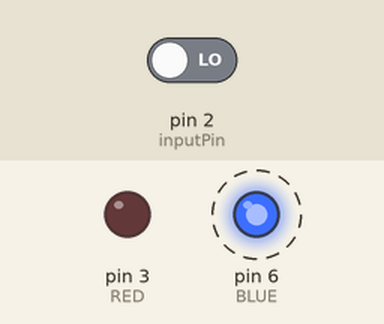
A sketch run on a simulated Arduino Uno, built with avr-gcc and run on an emulated ATmega328P. Shown: output pins drawn as LEDs (lit = HIGH). Dashed ring = blinking. The inputs (shaded band) are chosen by the test bench; at power-on: pin 2 (inputPin) LOW. What the sketch prints to the serial monitor is not drawn.

Above: at 3.8 s.
3.9 s: pin 2 (inputPin) driven HIGH
At 5.7 s:
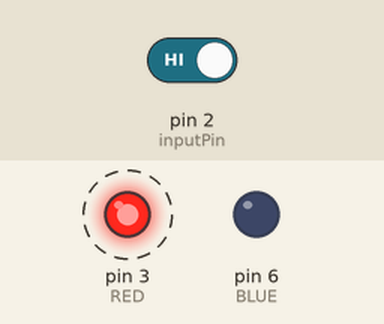
8.9 s: pin 2 (inputPin) driven LOW
At 9.4 s:
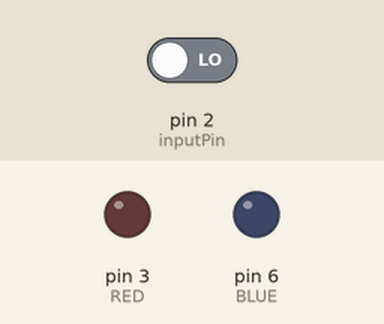
Timing chart, 0 to 19.9 s (numbered marks = the images above; inputs shaded):
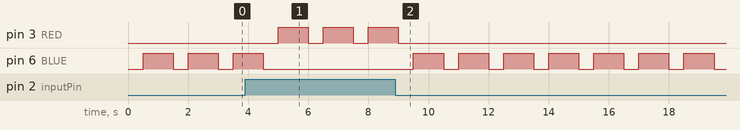

Measured:
- after the input at 3.9 s, pin 3 (RED): alternates HIGH for 1.0 s and LOW for 0.50 s, starting after 1.1 s; pin 6 (BLUE): goes on until 4.5 s, then stays LOW
- after the input at 8.9 s, pin 3 (RED): goes on until 9.0 s, then stays LOW; pin 6 (BLUE): alternates HIGH for 1.0 s and LOW for 0.50 s, starting after 0.60 s
- by itself, pin 6 (BLUE): alternates HIGH for 1.0 s and LOW for 0.50 s

The sketch:

motion_sensor.ino
```cpp
#define RED (3)        /* Red color pin of RGB LED */
#define BLUE (6)       /* Blue color pin of RGB LED */

const int inputPin = 2;

void setup() {
  Serial.begin(9600);
  pinMode(RED, OUTPUT);
  pinMode(BLUE, OUTPUT);
  pinMode(inputPin, INPUT);
}

void loop() {
  int value = digitalRead(inputPin);
  digitalWrite(RED, LOW);
  digitalWrite(BLUE, LOW);
  delay(500);

  if (value == HIGH) {
    digitalWrite(RED, HIGH);
    Serial.print("yes");
    delay(1000);
  } else {
    digitalWrite(BLUE, HIGH);
    Serial.print("no");
    delay(1000);
  }
}
```
